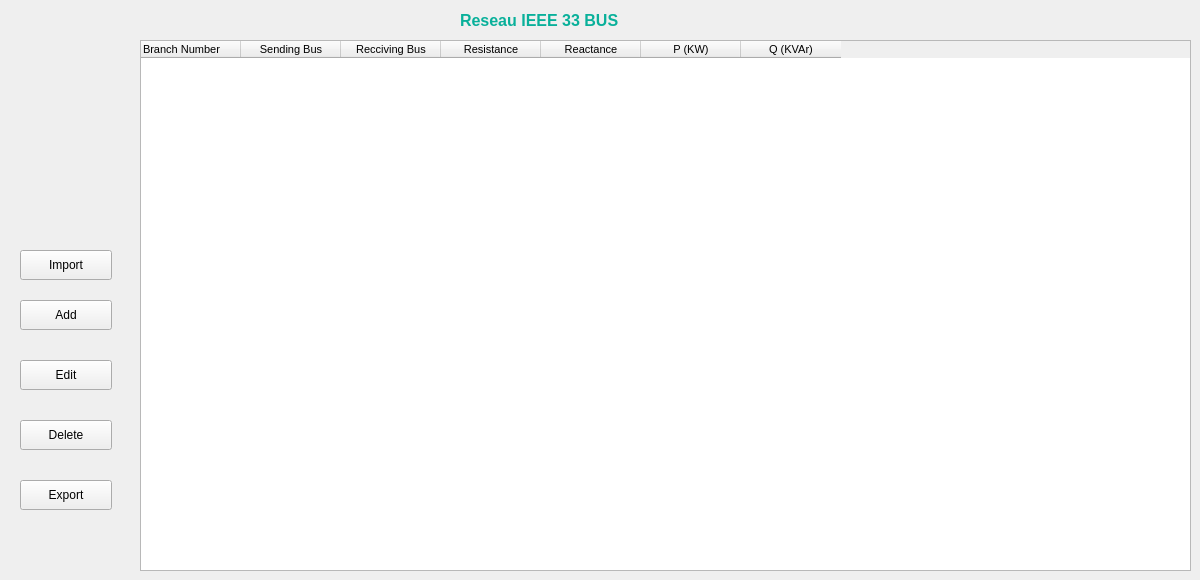
                <widget class="QWidget" name="page3">
                 <widget class="QTableWidget" name="tableWidget">
                  <property name="geometry">
                   <rect>
                    <x>140</x>
                    <y>40</y>
                    <width>1051</width>
                    <height>531</height>
                   </rect>
                  </property>
                  <column>
                   <property name="text">
                    <string>Branch Number</string>
                   </property>
                   <property name="font">
                    <font>
                     <pointsize>8</pointsize>
                    </font>
                   </property>
                   <property name="textAlignment">
                    <set>AlignLeading|AlignVCenter</set>
                   </property>
                  </column>
                  <column>
                   <property name="text">
                    <string>Sending Bus</string>
                   </property>
                   <property name="font">
                    <font>
                     <pointsize>8</pointsize>
                    </font>
                   </property>
                  </column>
                  <column>
                   <property name="text">
                    <string>Recciving Bus</string>
                   </property>
                   <property name="font">
                    <font>
                     <pointsize>8</pointsize>
                    </font>
                   </property>
                  </column>
                  <column>
                   <property name="text">
                    <string>Resistance</string>
                   </property>
                   <property name="font">
                    <font>
                     <pointsize>8</pointsize>
                    </font>
                   </property>
                  </column>
                  <column>
                   <property name="text">
                    <string>Reactance</string>
                   </property>
                   <property name="font">
                    <font>
                     <pointsize>8</pointsize>
                    </font>
                   </property>
                  </column>
                  <column>
                   <property name="text">
                    <string>P (KW)</string>
                   </property>
                   <property name="font">
                    <font>
                     <pointsize>8</pointsize>
                    </font>
                   </property>
                  </column>
                  <column>
                   <property name="text">
                    <string>Q (KVAr)</string>
                   </property>
                   <property name="font">
                    <font>
                     <pointsize>8</pointsize>
                    </font>
                   </property>
                  </column>
                 </widget>
                 <widget class="QPushButton" name="BT_Add">
                  <property name="geometry">
                   <rect>
                    <x>20</x>
                    <y>300</y>
                    <width>92</width>
                    <height>30</height>
                   </rect>
                  </property>
                  <property name="text">
                   <string>Add</string>
                  </property>
                  <property name="icon">
                   <iconset resource="resource.qrc">
                    <normaloff>:/icons/icon/plus.svg</normaloff>:/icons/icon/plus.svg</iconset>
                  </property>
                 </widget>
                 <widget class="QPushButton" name="BT_Edit">
                  <property name="geometry">
                   <rect>
                    <x>20</x>
                    <y>360</y>
                    <width>92</width>
                    <height>30</height>
                   </rect>
                  </property>
                  <property name="text">
                   <string>Edit</string>
                  </property>
                  <property name="icon">
                   <iconset resource="resource.qrc">
                    <normaloff>:/icons/icon/edit-3.svg</normaloff>:/icons/icon/edit-3.svg</iconset>
                  </property>
                 </widget>
                 <widget class="QPushButton" name="BT_Delete">
                  <property name="geometry">
                   <rect>
                    <x>20</x>
                    <y>420</y>
                    <width>92</width>
                    <height>30</height>
                   </rect>
                  </property>
                  <property name="text">
                   <string>Delete</string>
                  </property>
                  <property name="icon">
                   <iconset resource="resource.qrc">
                    <normaloff>:/icons/icon/delete.svg</normaloff>:/icons/icon/delete.svg</iconset>
                  </property>
                 </widget>
                 <widget class="QPushButton" name="BT_Export">
                  <property name="geometry">
                   <rect>
                    <x>20</x>
                    <y>480</y>
                    <width>92</width>
                    <height>30</height>
                   </rect>
                  </property>
                  <property name="text">
                   <string>Export</string>
                  </property>
                  <property name="icon">
                   <iconset resource="resource.qrc">
                    <normaloff>:/icons/icon/download.svg</normaloff>:/icons/icon/download.svg</iconset>
                  </property>
                 </widget>
                 <widget class="QPushButton" name="BT_import">
                  <property name="geometry">
                   <rect>
                    <x>20</x>
                    <y>250</y>
                    <width>92</width>
                    <height>30</height>
                   </rect>
                  </property>
                  <property name="text">
                   <string>Import</string>
                  </property>
                  <property name="icon">
                   <iconset resource="resource.qrc">
                    <normaloff>:/icons/icon/external-link.svg</normaloff>:/icons/icon/external-link.svg</iconset>
                  </property>
                 </widget>
                 <widget class="QLabel" name="label_6">
                  <property name="geometry">
                   <rect>
                    <x>460</x>
                    <y>0</y>
                    <width>311</width>
                    <height>41</height>
                   </rect>
                  </property>
                  <property name="text">
                   <string>&lt;html&gt;&lt;head/&gt;&lt;body&gt;&lt;p&gt;&lt;span style=&quot; font-size:12pt; font-weight:600; color:#09b09a;&quot;&gt; Reseau IEEE 33 BUS&lt;/span&gt;&lt;/p&gt;&lt;/body&gt;&lt;/html&gt;</string>
                  </property>
                 </widget>
                </widget>
